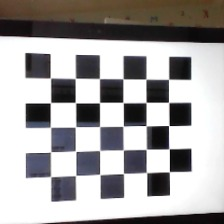
#> input picture KG_OpenCV/aruco/source/6x7/0.jpg, 224 x 224 px; its folder holds only this picture in this run
$ python aruco_1_2.py
#> lines starting #> are read from the running program, lines starting #| are printed output that depends on the picture; after the words box and inside, x2 and y2 are one past the last pixel; in counts of white or black regions, pixels touching at a corner belong together; long printed decimals are rounded
# 해당 카메라로 실제 찍은 체커보드 이미지를 활용한 보정
# (aruco_1.py와 CHECKERBOARD = (6, 5)만 다름)
import cv2
import numpy as np
import os
import glob

# 체스보드 패턴의 내부 코너 수를 설정합니다. 7x6 = (6, 5)
CHECKERBOARD = (6, 5)
# 코너 검출 반복 알고리즘 종료 조건: 30번 반복 또는 0.001 이하 오차 시 종료
criteria = (cv2.TERM_CRITERIA_EPS + cv2.TERM_CRITERIA_MAX_ITER, 30, 0.001)

# 3D 점과 2D 점을 저장할 배열을 초기화합니다. (실공간(3D)과 이미지(2D) 좌표 매칭)
objpoints = []  # 3D 좌표 (체스보드의 실제 크기 좌표, 2D지만 3D 좌표계로 정의함)
imgpoints = []  # 2D 좌표 (카메라 이미지 내의 좌표)

# 체스보드의 3D 점들을 초기화합니다.
# (6*5행, 3열) > mgrid[0:6 x(0~5), 0:5 y(0~4)] 2D배열 생성(-1(자동 행수), 2열)
objp = np.zeros((CHECKERBOARD[0] * CHECKERBOARD[1], 3), np.float32)
objp[:, :2] = np.mgrid[0:CHECKERBOARD[0], 0:CHECKERBOARD[1]].T.reshape(-1, 2)
objp *= 15  # 각 체스보드 셀의 크기가 15mm (이미지 생성 시 설정값)

# 체스보드 이미지들을 읽어옵니다.
image_paths = glob.glob(r'source\6x7\*.jpg')  # 이미지 경로들을 반환

print(f"Found {len(image_paths)} images")

for fname in image_paths:
    img = cv2.imread(fname)
#> img is the input picture: shape (224, 224, 3); mean B, G, R 163.8, 164.1, 166.5
    if img is None:
        print(f"Failed to load image {fname}")
        continue

    gray = cv2.cvtColor(img, cv2.COLOR_BGR2GRAY)
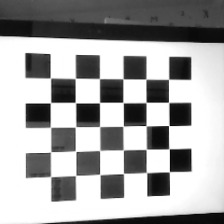
#> gray: shape (224, 224); min 2, max 255, mean 164.8

    # 이미지 대비 조정(코너 검출도 향상)
    gray = cv2.equalizeHist(gray)
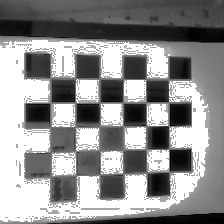
#> gray: shape (224, 224); min 0, max 255, mean 143.5

    # 체스보드 코너 찾기
    ret, corners = cv2.findChessboardCorners(gray, CHECKERBOARD, None)
#> ret = True; corners = 30 rows, first 8: [50.5, 77.21], [75.44, 78.12], [99, 79], [122.5, 78.5], [145.3, 79.39], [169.1, 79.86], [49.98, 103.1], [76.34, 102.9]

    if ret:
        objpoints.append(objp) # 초기에 계산으로 도출된 기준점. 이미지는 다양한 각도에 따라 크기가 달라지므로 기준점과 비교해서 계산해야 함.
        corners2 = cv2.cornerSubPix(gray, corners, (11, 11), (-1, -1), criteria)  # 11x11 픽셀 크기 마스크로 코너를 정밀하게 찾겠음. -1: 이웃 영영 크기 디폴트값 -> 더 정밀해진 좌표 corner2 도출
#> corners2 = 30 rows, first 8: [51.27, 77.45], [74.57, 77.89], [100, 77.67], [122.7, 78.76], [146.5, 78.55], [168.4, 79.32], [50.27, 102.6], [75.7, 101.9]
        imgpoints.append(corners2)

        img = cv2.drawChessboardCorners(img, CHECKERBOARD, corners2, ret)
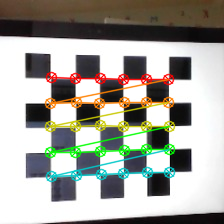
#> img: shape (224, 224, 3); 10.91% of pixels changed, all inside (x1, y1, x2, y2) = (44, 71, 176, 183)
        cv2.imshow('img', img)
        cv2.waitKey(0)  # 사용자가 키를 누를 때까지 기다립니다.
    else:
        print(f"Chessboard corners not found in image {fname}")

cv2.destroyAllWindows()

if len(objpoints) == 0 or len(imgpoints) == 0:
    print("No chessboard corners were found in any image. Exiting.")
    exit()

# 카메라 보정을 수행합니다.
ret, camera_matrix, dist_coeffs, rvecs, tvecs = cv2.calibrateCamera(objpoints, imgpoints, gray.shape[::-1], None, None)
#> ret = 0.63; camera_matrix = [[635, 0, 109], [0, 584.4, 105.8], [0, 0, 1]]; dist_coeffs = [[9.54, -1024.8, 0.0418, 0.0376, 27822.7]]; rvecs = ([-0.0069, -0.424, -0.00149],); tvecs = ([-32.85, -17.41, 359.5],)

# 결과를 출력합니다.
print("Camera matrix : \n", camera_matrix)
#| Camera matrix :
#|  [[634.954   0.         108.973]
#|  [  0.         584.357 105.840]
#|  [  0.           0.           1.        ]]
print("Distortion coefficients : \n", dist_coeffs)
#| Distortion coefficients :
#|  [[ 9.54197067e+00 -1.02475433e+03  4.18462876e-02  3.76083097e-02
#|    2.78227439e+04]]

# 보정된 행렬과 왜곡 계수를 저장합니다.
np.save('source\camera_matrix.npy', camera_matrix)
np.save('source\dist_coeffs.npy', dist_coeffs)
